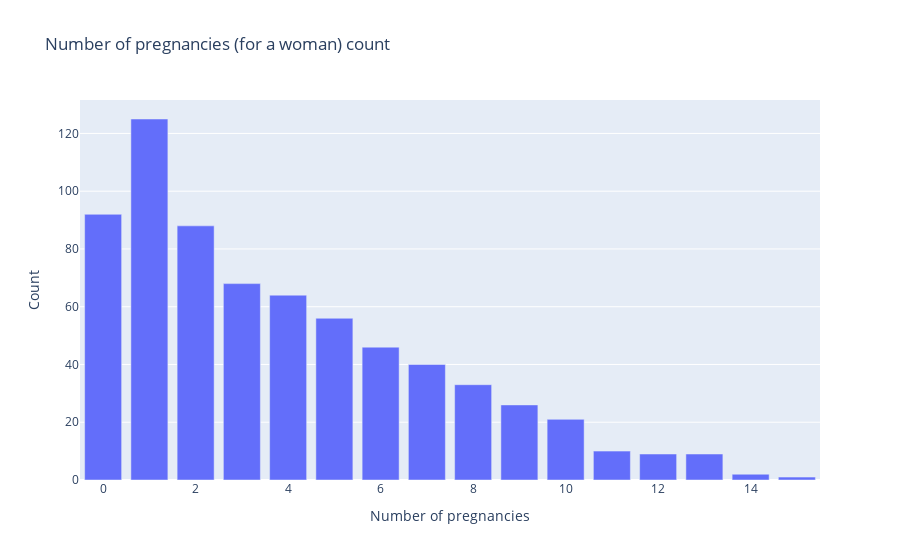

Write notebook code for a chart like this one.
### Markdown cell above
## Pregnancies

### Code cell
fig = px.bar(
            df.groupby(["Pregnancies"]).count().reset_index(), 
            x='Pregnancies', 
            y='Outcome',
            title="Number of pregnancies (for a woman) count", 
            labels={
                "Outcome": "Count",
                "Pregnancies": "Number of pregnancies"
            }
)

fig.show()

### Figure 1 — Plotly figure (JSON) as saved in the notebook; plotly's stock layout.template omitted (floating-point values rounded to 4 significant figures)
{"data": [{"alignmentgroup": "True", "hovertemplate": "Number of pregnancies=%{x}<br>Count=%{y}<extra></extra>", "legendgroup": "", "marker": {"color": "#636efa", "pattern": {"shape": ""}}, "name": "", "offsetgroup": "", "orientation": "v", "showlegend": false, "textposition": "auto", "type": "bar", "x": [0, 1, 2, 3, 4, 5, 6, 7, 8, 9, 10, 11, 12, 13, 14, 15], "xaxis": "x", "y": [92, 125, 88, 68, 64, 56, 46, 40, 33, 26, 21, 10, 9, 9, 2, 1], "yaxis": "y"}], "layout": {"barmode": "relative", "legend": {"tracegroupgap": 0}, "title": {"text": "Number of pregnancies (for a woman) count"}, "xaxis": {"anchor": "y", "domain": [0, 1], "title": {"text": "Number of pregnancies"}}, "yaxis": {"anchor": "x", "domain": [0, 1], "title": {"text": "Count"}}}}
